Frame 1 (no input): blank canvas, image omitted
Frame 60 (no input): blank canvas, image omitted
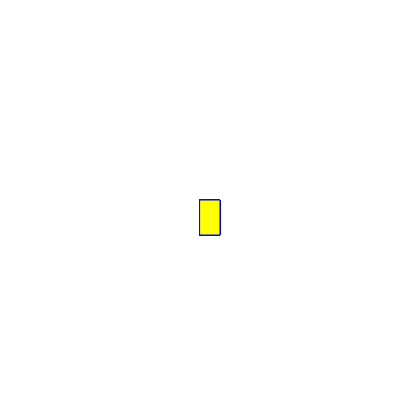
Frame 120 (the mouse pressed at the canvas centre since frame 60)

The p5.js sketch whose frames 1 and 60 were blank and that drew this single picture after the mouse press (run headless with seeded random() and noise() and a simulated clock; from frame 60 on, the mouse is pressed at the canvas centre):

// p5.js sketch
// ── sketch.js
function setup() {
    createCanvas(400, 400);
    background("white")
  }
  
  function draw() {
    stroke("blue");
    fill('yellow');
    
    
    if (mouseIsPressed) {
      rect(mouseX, mouseY, 20, 35);
    }
  }
  
